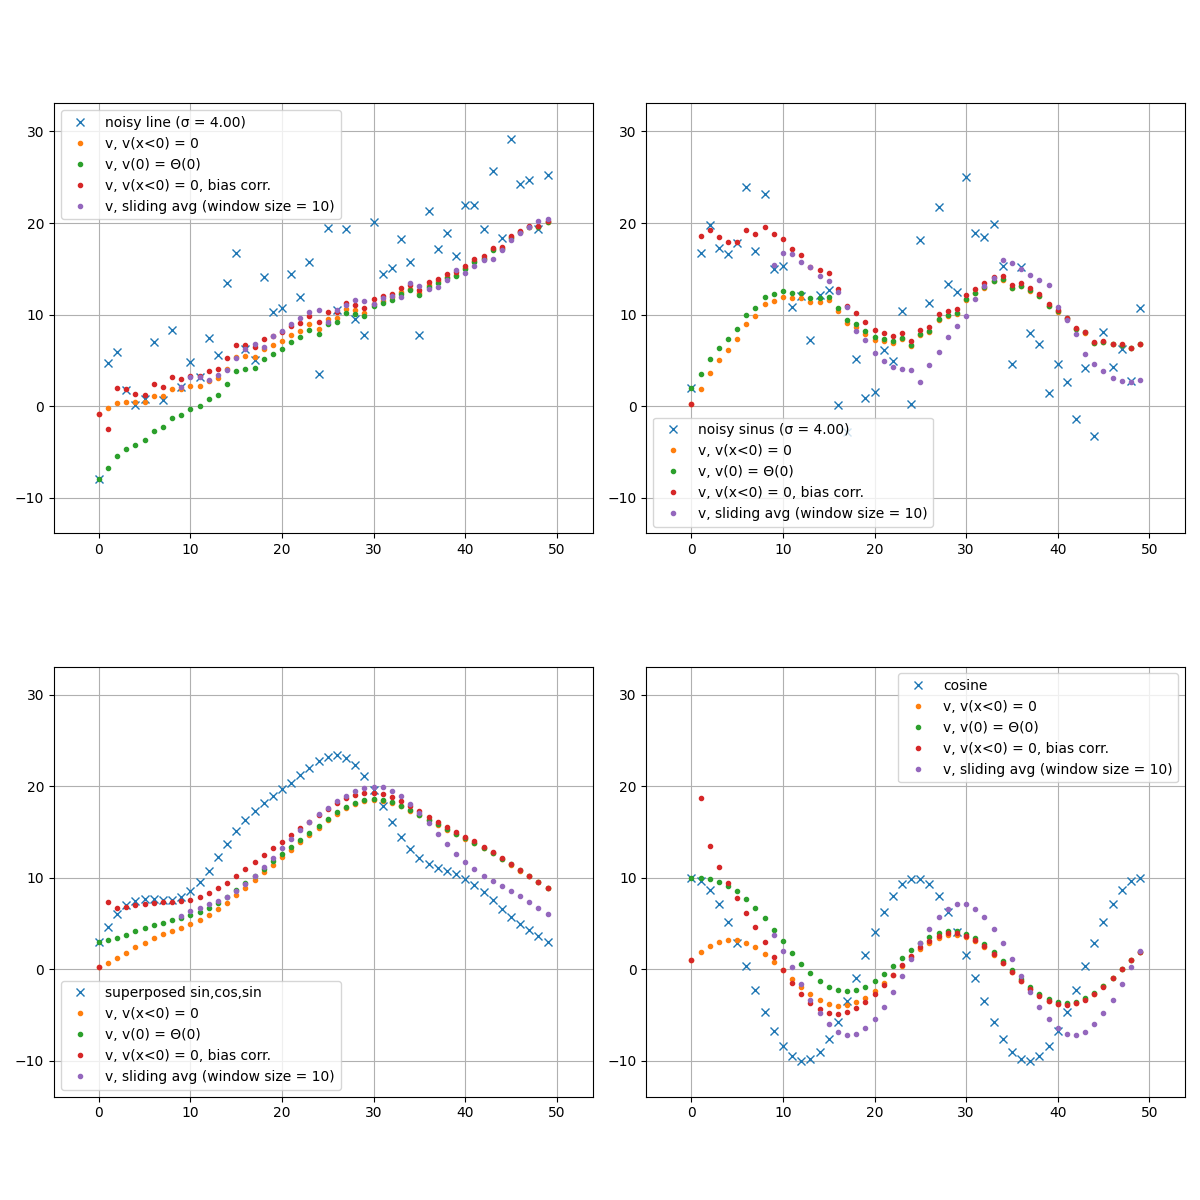

The script that drew this image:
from typing import Final, Dict, Tuple, List

import numpy as np
import matplotlib.pyplot as plt
import matplotlib.axes as mplaxes

# Draw "sliding average" graphs of a few noisy functions

# https://numpy.org/doc/stable/reference/generated/numpy.arange.html
# https://numpy.org/doc/stable/reference/random/generated/numpy.random.Generator.normal.html#numpy.random.Generator.normal
# https://numpy.org/doc/stable/reference/generated/numpy.sin.html
# https://numpy.org/doc/stable/reference/generated/numpy.linspace.html#numpy.linspace
# https://numpy.org/doc/stable/reference/generated/numpy.multiply.html


def build_bias_corr(size: int, beta: float) -> np.ndarray:
    bias_corr = np.zeros((size, 1), dtype=np.float64)
    # what is the bias correction for the first value? set it to 1
    bias_corr[0, 0] = 1.0
    for i in range(1, size):
        bias_corr[i, 0] = 1.0 / (1.0 - beta ** i)
    return bias_corr


def build_v_zeros_if_negative(theta: np.ndarray, beta: float) -> np.ndarray:
    size: Final[int] = theta.shape[0]
    v_zeros_if_negative = np.zeros((size, 1), dtype=np.float64)
    v_zeros_if_negative[0, 0] = (1 - beta) * theta[0, 0]
    for i in range(1, size):
        v_zeros_if_negative[i, 0] = (1 - beta) * theta[i, 0] + beta * v_zeros_if_negative[i - 1, 0]
    return v_zeros_if_negative


def build_v_starts_with_theta0(theta: np.ndarray, beta: float) -> np.ndarray:
    size: Final[int] = theta.shape[0]
    v_starts_with_theta0 = np.zeros((size, 1), dtype=np.float64)
    v_starts_with_theta0[0, 0] = theta[0, 0]
    for i in range(1, size):
        v_starts_with_theta0[i, 0] = (1 - beta) * theta[i, 0] + beta * v_starts_with_theta0[i - 1, 0]
    return v_starts_with_theta0


def build_v_with_bias_corr(theta: np.ndarray, bias_corr: np.ndarray, beta: float) -> np.ndarray:
    return np.multiply(build_v_zeros_if_negative(theta, beta), bias_corr)


def build_v_sliding_avg(theta: np.ndarray, beta: float) -> Tuple[np.ndarray, int]:
    size: Final[int] = theta.shape[0]
    avg_size = np.rint(1.0 / (1.0 - beta)).astype(int)
    v_sliding_avg = np.zeros((size, 1), dtype=np.float64)
    for i in range(avg_size - 1, size):
        v_sliding_avg[i, 0] = np.sum(theta[i - avg_size + 1:i, 0], axis=0) / avg_size
    return (v_sliding_avg, avg_size)


def build_v(theta: np.ndarray, bias_corr: np.ndarray, beta: float) -> Dict:
    v_zeros_if_negative = build_v_zeros_if_negative(theta, beta)
    v_starts_with_theta0 = build_v_starts_with_theta0(theta, beta)
    v_bias_corr = build_v_with_bias_corr(theta, bias_corr, beta)
    v_sliding_avg, avg_size = build_v_sliding_avg(theta, beta)
    max_y = np.max([np.max(theta),
                    np.max(v_zeros_if_negative),
                    np.max(v_starts_with_theta0),
                    np.max(v_bias_corr),
                    np.max(v_sliding_avg)])
    min_y = np.min([np.min(theta),
                    np.min(v_zeros_if_negative),
                    np.min(v_starts_with_theta0),
                    np.min(v_bias_corr),
                    np.min(v_sliding_avg)])
    return {"theta": theta,
            "v_zeros_if_negative": v_zeros_if_negative,
            "v_starts_with_theta0": v_starts_with_theta0,
            "v_bias_corr": v_bias_corr,
            "v_sliding_avg": v_sliding_avg,
            "avg_size": avg_size,
            "y_range": (min_y, max_y)}


def find_limits(x: np.ndarray, dict_list: List[Dict]) -> Dict:
    min_x = x[0, 0]
    max_x = x[-1, 0]
    width = max_x - min_x
    min_y_list = []
    max_y_list = []
    for dict in dict_list:
        min_y, max_y = dict["y_range"]
        min_y_list.append(min_y)
        max_y_list.append(max_y)
    min_y = min(min_y_list)
    max_y = max(max_y_list)
    height = max_y - min_y
    return {"min_x": min_x,
            "max_x": max_x,
            "min_y": min_y,
            "max_y": max_y,
            "width": width,
            "height": height}


def set_axis_limits(ax: mplaxes.Axes, limits: Dict) -> None:
    min_x = limits["min_x"]
    max_x = limits["max_x"]
    min_y = limits["min_y"]
    max_y = limits["max_y"]
    width = limits["width"]
    height = limits["height"]
    ax.set_xlim(min_x - width / 10, max_x + width / 10)
    ax.set_ylim(min_y - height / 10, max_y + height / 10)
    ax.set_aspect(aspect='equal')


def plot_sublot_noisy(x: np.ndarray, ax: mplaxes.Axes, dict_noisy_foo: Dict, noise_std_deviation, name: str) -> None:
    avg_size = dict_noisy_foo["avg_size"]
    ax.plot(x, dict_noisy_foo["theta"], label=f'{name} (σ = {noise_std_deviation:.2f})', marker='x', linestyle='none')
    ax.plot(x, dict_noisy_foo["v_zeros_if_negative"], label='v, v(x<0) = 0', marker='.', linestyle='none')
    ax.plot(x, dict_noisy_foo["v_starts_with_theta0"], label='v, v(0) = Θ(0)', marker='.', linestyle='none')
    ax.plot(x, dict_noisy_foo["v_bias_corr"], label='v, v(x<0) = 0, bias corr.', marker='.', linestyle='none')
    restricted_x = x[avg_size - 1:, 0]
    restricted_v = dict_noisy_foo["v_sliding_avg"][avg_size - 1:, 0]
    ax.plot(restricted_x, restricted_v, label=f'v, sliding avg (window size = {avg_size})', marker='.', linestyle='none')
    ax.legend()
    ax.grid()


def plot_sublot_nonoise(x: np.ndarray, ax: mplaxes.Axes, dict_noisy_foo: Dict, name: str) -> None:
    avg_size = dict_noisy_foo["avg_size"]
    ax.plot(x, dict_noisy_foo["theta"], label=f'{name}', marker='x', linestyle='none')
    ax.plot(x, dict_noisy_foo["v_zeros_if_negative"], label='v, v(x<0) = 0', marker='.', linestyle='none')
    ax.plot(x, dict_noisy_foo["v_starts_with_theta0"], label='v, v(0) = Θ(0)', marker='.', linestyle='none')
    ax.plot(x, dict_noisy_foo["v_bias_corr"], label='v, v(x<0) = 0, bias corr.', marker='.', linestyle='none')
    restricted_x = x[avg_size - 1:, 0]
    restricted_v = dict_noisy_foo["v_sliding_avg"][avg_size - 1:, 0]
    ax.plot(restricted_x, restricted_v, label=f'v, sliding avg (window size = {avg_size})', marker='.', linestyle='none')
    ax.legend()
    ax.grid()


def plot(x: np.ndarray,
         dict_noisy_line: Dict,
         dict_noisy_sinus: Dict,
         dict_swinging: Dict,
         dict_cosine: Dict,
         noise_std_deviation) -> None:
    fig, axes = plt.subplots(2, 2, figsize=(12, 12))
    # "axes" is Axes or array of Axes https://matplotlib.org/stable/api/_as_gen/matplotlib.axes.Axes.html#matplotlib.axes.Axes
    ax_noisy_line = axes[0, 0]
    ax_noisy_sinus = axes[0, 1]
    ax_swinging = axes[1, 0]
    ax_cosine = axes[1, 1]
    limits: Dict = find_limits(x, [dict_noisy_line, dict_noisy_sinus, dict_swinging, dict_cosine])
    set_axis_limits(ax_noisy_line, limits)
    set_axis_limits(ax_noisy_sinus, limits)
    set_axis_limits(ax_swinging, limits)
    set_axis_limits(ax_cosine, limits)

    plot_sublot_noisy(x, ax_noisy_line, dict_noisy_line, noise_std_deviation, "noisy line")
    plot_sublot_noisy(x, ax_noisy_sinus, dict_noisy_sinus, noise_std_deviation, "noisy sinus")
    plot_sublot_nonoise(x, ax_swinging, dict_swinging, "superposed sin,cos,sin")
    plot_sublot_nonoise(x, ax_cosine, dict_cosine, "cosine")
    plt.tight_layout()
    plt.show()


def build_noisy_sinus(x: np.ndarray, noise: np.ndarray) -> np.ndarray:
    two_pi: Final[float] = 2 * np.pi
    size = x.shape[0]
    period_num: Final[float] = 2  # number of periods of noisy sinus
    amplitude: Final[float] = 10  # amplitude of noisy sinus
    y_offset: Final[float] = 10  # offset of noisy sinus
    x_values: Final[np.ndarray] = np.linspace(0.0, two_pi * period_num, num=size, dtype=np.float64).reshape(-1, 1)
    assert x_values[0, 0] == 0.0
    assert np.isclose(x_values[size - 1, 0].squeeze(), two_pi * period_num)
    return np.sin(x_values) * amplitude + noise + y_offset


def build_swinging(x: np.ndarray) -> np.ndarray:
    two_pi: Final[float] = 2 * np.pi
    size = x.shape[0]
    x1_values: Final[np.ndarray] = np.linspace(0.0, two_pi * 0.5, num=size, dtype=np.float64).reshape(-1, 1)
    x2_values: Final[np.ndarray] = np.linspace(0.0, two_pi * 2, num=size, dtype=np.float64).reshape(-1, 1)
    x3_values: Final[np.ndarray] = np.linspace(0.0, two_pi * 4, num=size, dtype=np.float64).reshape(-1, 1)
    return np.sin(x1_values) * 20 + np.cos(x2_values) * 3 + np.sin(x3_values)


def build_cosine(x: np.ndarray) -> np.ndarray:
    two_pi: Final[float] = 2 * np.pi
    size = x.shape[0]
    x_values: Final[np.ndarray] = np.linspace(0.0, two_pi * 2, num=size, dtype=np.float64).reshape(-1, 1)
    return np.cos(x_values) * 10


def build_noisy_line(x: np.ndarray, noise: np.ndarray) -> np.ndarray:
    slope: Final[float] = 0.5  # slope of noisy line
    return x * slope + noise


def main():
    # use this initialized RNG for reproducible results:
    # rng = np.random.default_rng(seed=42)
    # use this RNG that depends on current time for interesting results:
    rng = np.random.default_rng()
    #
    beta: Final[float] = 0.9  # beta of the running averages (factor applied to the previous average)
    size: Final[int] = 50  # number of data points in the graph
    #
    x: Final[np.ndarray] = np.arange(0, size, dtype=np.int32).reshape(-1, 1)
    assert x.shape == (size, 1)
    #
    noise_std_deviation: Final[float] = 4.0  # stddev of normal noise
    noise: Final[np.ndarray] = rng.normal(size=size, scale=noise_std_deviation).reshape(-1, 1)
    assert noise.shape == (size, 1)
    #
    bias_corr: Final[np.ndarray] = build_bias_corr(size, beta)
    #
    noisy_line: Final[np.ndarray] = build_noisy_line(x, noise)
    noisy_sinus: Final[np.ndarray] = build_noisy_sinus(x, noise)
    swinging: Final[np.ndarray] = build_swinging(x)
    cosine: Final[np.ndarray] = build_cosine(x)
    #
    dict_noisy_line = build_v(noisy_line, bias_corr, beta)
    dict_noisy_sinus = build_v(noisy_sinus, bias_corr, beta)
    dict_swinging = build_v(swinging, bias_corr, beta)
    dict_cosine = build_v(cosine, bias_corr, beta)
    #
    plot(x, dict_noisy_line, dict_noisy_sinus, dict_swinging, dict_cosine, noise_std_deviation)


main()
